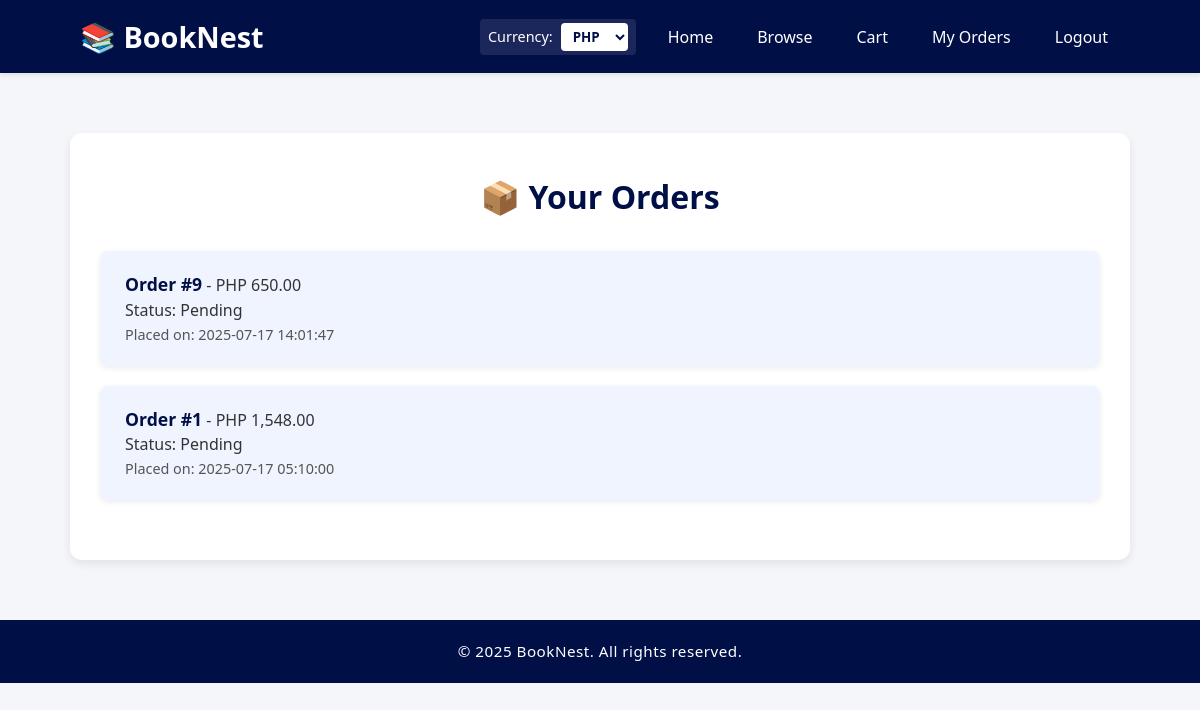
The app's page /order_history.php (signed in), older data.
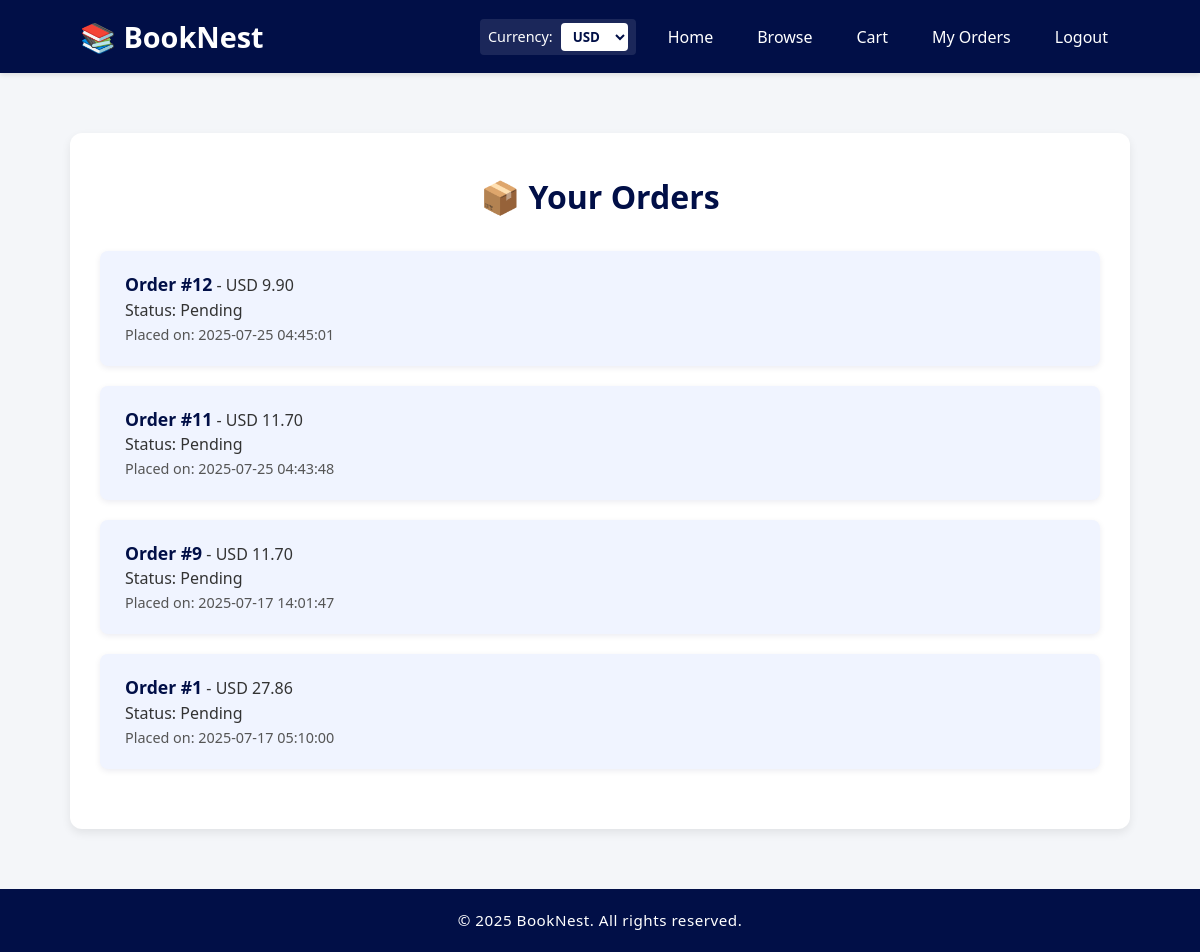
The same page, newer data.
### tables this page shows
CREATE TABLE `orders` (
  `order_id` int(11) NOT NULL,
  `user_id` int(11) DEFAULT NULL,
  `order_date` timestamp NOT NULL DEFAULT current_timestamp(),
  `status` enum('pending','processing','shipped','completed','cancelled') DEFAULT 'pending',
  `total_amount` decimal(10,2) DEFAULT 0.00
);

### includes/currency_helper.php (called while the page is built)
<?php
if (!function_exists('display_price')) {
    function display_price($price) {
        global $conn;
        if (!empty($_SESSION['user_id'])) {
            $userId = $_SESSION['user_id'];
            $stmt = $conn->prepare("SELECT ConvertPrice(?, ?) AS converted");
            $stmt->bind_param("di", $price, $userId);
            $stmt->execute();
            $result = $stmt->get_result();
            $row = $result->fetch_assoc();
            $converted = $row['converted'] ?? $price;
            $codeStmt = $conn->prepare("SELECT c.currency_code
                                        FROM user_currency_preference ucp
                                        JOIN currencies c ON ucp.currency_id = c.currency_id
                                        WHERE ucp.user_id = ?");
            $codeStmt->bind_param("i", $userId);
            $codeStmt->execute();
            $codeRes = $codeStmt->get_result();
            $codeRow = $codeRes->fetch_assoc();
            $currencyCode = $codeRow['currency_code'] ?? 'PHP';
            return $currencyCode . ' ' . number_format($converted, 2);
        }
        $currencyId = $_SESSION['currency_id'] ?? 1;
        $stmt = $conn->prepare("SELECT exchange_rate, currency_code FROM currencies WHERE currency_id = ?");
        $stmt->bind_param("i", $currencyId);
        $stmt->execute();
        $result = $stmt->get_result();
        $currency = $result->fetch_assoc();
        $rate = $currency['exchange_rate'] ?? 1.0;
        $code = $currency['currency_code'] ?? 'PHP';
        $converted = $price * $rate;
        return $code . ' ' . number_format($converted, 2);
    }
}
?>

### order_history.php (the view, shortened to what this page needs)
<?php
require_once 'includes/db.php';
$page_css = '/BookNest/css/order_history.css';
include 'includes/header.php';
$user_id = $_SESSION['user_id'];
$sql = "
    SELECT o.order_id, o.order_date, o.status,
           COALESCE(SUM(b.price * oi.quantity), 0) AS total_price
    FROM orders o
    LEFT JOIN order_items oi ON o.order_id = oi.order_id
    LEFT JOIN books b ON oi.book_id = b.book_id
    WHERE o.user_id = ?
    GROUP BY o.order_id, o.order_date, o.status
    ORDER BY o.order_date DESC
";
$stmt = $conn->prepare($sql);
$stmt->bind_param("i", $user_id);
$stmt->execute();
$result = $stmt->get_result();
?>
<div class="container">
    <div class="orderhistory-container">
        <h2>📦 Your Orders</h2>
        <?php while ($row = $result->fetch_assoc()): ?>
            <div class="order-block">
                <strong>Order #<?php echo $row['order_id']; ?></strong> - <?php echo display_price($row['total_price']); ?>
                <br>Status: <?php echo ucfirst($row['status']); ?>
                <br><small>Placed on: <?php echo $row['order_date']; ?></small>
            </div>
        <?php endwhile; ?>
    </div>
</div>
<?php include 'includes/footer.php'; ?>

### includes/header.php (shortened to what this page needs)
<?php
require_once 'includes/db.php';
require_once __DIR__ . '/currency_helper.php';
$currencies = [];
$currencyQuery = $conn->query("SELECT currency_id, currency_code, exchange_rate FROM currencies");
if ($currencyQuery) {
    $currencies = $currencyQuery->fetch_all(MYSQLI_ASSOC);
}
$currentCurrencyId = $_SESSION['currency_id'] ?? 1;
?>
<!DOCTYPE html>
<html lang="en">
<head>
    <link rel="stylesheet" href="/BookNest/css/header.css">
    <link rel="stylesheet" href="/BookNest/css/footer.css">
    <?php if (isset($page_css)): ?>
        <link rel="stylesheet" href="<?php echo $page_css; ?>">
    <?php endif; ?>
</head>
<body>
<?php if (empty($hideLayout)): ?>
<header>
    <div class="container">
        <h1>📚 BookNest</h1>
        <form method="post" class="currency-form">
            <label for="currency_id">Currency:</label>
            <select name="currency_id" id="currency_id" onchange="this.form.submit()">
                <?php foreach ($currencies as $cur): ?>
                    <option value="<?php echo $cur['currency_id']; ?>" <?php echo ($cur['currency_id'] == $currentCurrencyId) ? 'selected' : ''; ?>>
                        <?php echo htmlspecialchars($cur['currency_code']); ?>
                    </option>
                <?php endforeach; ?>
            </select>
        </form>
        <nav>
            <ul>
                <li><a href="/BookNest/index.php">Home</a></li>
                <li><a href="/BookNest/browse.php">Browse</a></li>
                <?php if (!isset($_SESSION['role']) || $_SESSION['role'] === 'customer'): ?>
                    <li><a href="/BookNest/cart.php">Cart</a></li>
                <?php endif; ?>
                <?php if (isset($_SESSION['user_id']) && $_SESSION['role'] === 'customer'): ?>
                    <li><a href="/BookNest/order_history.php">My Orders</a></li>
                <?php endif; ?>
                <?php if (isset($_SESSION['user_id'])): ?>
                    <li><a href="/BookNest/logout.php">Logout</a></li>
                <?php else: ?>
                    <li><a href="/BookNest/login.php">Login</a></li>
                    <li><a href="/BookNest/register.php">Sign Up</a></li>
                <?php endif; ?>
            </ul>
        </nav>
    </div>
</header>
<main>
<?php endif; ?>

### includes/footer.php
</main>
<?php if (empty($hideLayout)): ?>
<footer>
  <div class="container">
    <p>&copy; 2025 BookNest. All rights reserved.</p>
  </div>
</footer>
<?php endif; ?>
</body>
</html>

### css/header.css (style rules this page uses)
* { font-family: 'Segoe UI', Tahoma, Geneva, Verdana, sans-serif; margin: 0; padding: 0; box-sizing: border-box; }
body { background-color: #f9f9f9; color: #333; line-height: 1.5; }
header { background-color: #010F47; padding: 15px 0; color: white; box-shadow: 0 2px 5px rgba(0, 0, 0, 0.1); }
header .container { width: 90%; max-width: 1200px; margin: auto; display: flex; justify-content: space-between; align-items: center; gap: 20px; flex-wrap: wrap; }
header h1 { flex: 1; font-size: 1.8rem; color: white; white-space: nowrap; }
.currency-form { display: flex; align-items: center; gap: 8px; background: rgba(255, 255, 255, 0.1); padding: 4px 8px; border-radius: 4px; }
.currency-form label { color: white; font-size: 0.9rem; white-space: nowrap; }
header .currency-form select { padding: 4px 8px !important; border-radius: 4px !important; border: none !important; background: white !important; color: #010F47 !important; font-weight: bold !important; cursor: pointer !important; margin-bottom: 0 !important; }
nav ul { list-style: none; display: flex; gap: 20px; flex-wrap: wrap; margin-left: auto; }
nav ul li a { color: white; text-decoration: none; font-weight: 500; padding: 8px 12px; border-radius: 6px; transition: background-color 0.3s ease; }

### css/footer.css (style rules this page uses)
footer { background-color: #010F47; color: white; padding: 20px 0; text-align: center; margin-top: 40px; }
footer .container { max-width: 1200px; margin: auto; padding: 0 20px; }
footer p { margin: 0; font-size: 0.95rem; letter-spacing: 0.5px; }

### css/order_history.css (style rules this page uses)
body { background-color: #f4f6f9; font-family: 'Segoe UI', Tahoma, Geneva, Verdana, sans-serif; margin: 0; padding: 0; color: #333; }
.container { max-width: 1100px; margin: 60px auto; padding: 0 20px; }
.orderhistory-container { background-color: #ffffff; padding: 40px 30px; border-radius: 12px; box-shadow: 0 4px 10px rgba(0, 0, 0, 0.08); }
.orderhistory-container h2 { font-size: 2em; color: #010F47; margin-bottom: 30px; text-align: center; }
.order-block { background-color: #f0f4ff; padding: 20px 25px; border-radius: 8px; margin-bottom: 20px; box-shadow: 0 2px 6px rgba(1, 15, 71, 0.08); transition: background-color 0.3s ease; }
.order-block strong { font-size: 1.1em; color: #010F47; }
.order-block small { color: #555; font-size: 0.9em; }

Row changes from the older to the newer data that the page shows:
added orders: order_id "12", total_price "USD 9.90", status "Pending", order_date "2025-07-25 04:45:01"
added orders: order_id "11", total_price "USD 11.70", status "Pending", order_date "2025-07-25 04:43:48"
computed for orders id 9: total_price "PHP 650.00" → "USD 11.70"
computed for orders id 1: total_price "PHP 1,548.00" → "USD 27.86"
Text that changed along with them:
form field currency_id: "PHP" → "USD"
